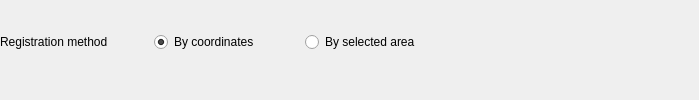
        <widget class="QWidget" name="stackedWidget_2Page2">
         <layout class="QHBoxLayout" name="horizontalLayout_28">
          <property name="spacing">
           <number>46</number>
          </property>
          <property name="leftMargin">
           <number>0</number>
          </property>
          <property name="topMargin">
           <number>0</number>
          </property>
          <property name="rightMargin">
           <number>0</number>
          </property>
          <property name="bottomMargin">
           <number>16</number>
          </property>
          <item>
           <widget class="QLabel" name="label_10">
            <property name="minimumSize">
             <size>
              <width>0</width>
              <height>20</height>
             </size>
            </property>
            <property name="maximumSize">
             <size>
              <width>16777215</width>
              <height>20</height>
             </size>
            </property>
            <property name="text">
             <string>Registration method</string>
            </property>
           </widget>
          </item>
          <item>
           <widget class="QRadioButton" name="coordinateButton">
            <property name="minimumSize">
             <size>
              <width>0</width>
              <height>20</height>
             </size>
            </property>
            <property name="maximumSize">
             <size>
              <width>16777215</width>
              <height>20</height>
             </size>
            </property>
            <property name="text">
             <string>By coordinates</string>
            </property>
            <property name="checked">
             <bool>true</bool>
            </property>
           </widget>
          </item>
          <item>
           <widget class="QRadioButton" name="constituencyButton">
            <property name="minimumSize">
             <size>
              <width>0</width>
              <height>20</height>
             </size>
            </property>
            <property name="maximumSize">
             <size>
              <width>16777215</width>
              <height>20</height>
             </size>
            </property>
            <property name="text">
             <string>By selected area</string>
            </property>
           </widget>
          </item>
          <item>
           <spacer name="horizontalSpacer_6">
            <property name="orientation">
             <enum>Qt::Horizontal</enum>
            </property>
            <property name="sizeHint" stdset="0">
             <size>
              <width>279</width>
              <height>11</height>
             </size>
            </property>
           </spacer>
          </item>
         </layout>
        </widget>
